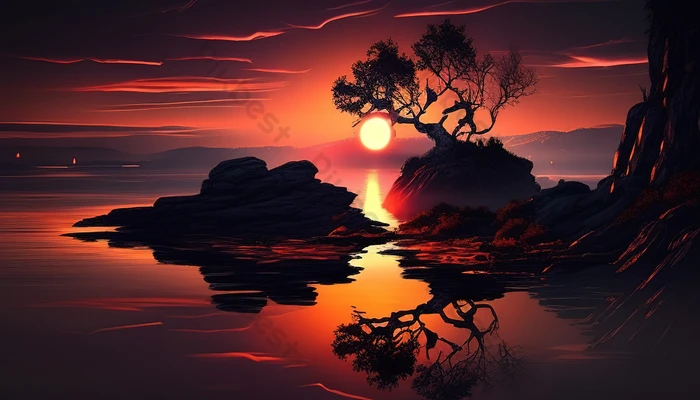
#> input picture image copy.png, 700 x 400 px
$ python main.py
#> lines starting #> are read from the running program, lines starting #| are printed output that depends on the picture

import numpy as np
import cv2
from scipy.ndimage import gaussian_filter
import matplotlib.pyplot as plt
import os
from scipy.signal import convolve2d

RGB_TO_XYZ_PAPER_MATRIX = np.array([
    [0.49000, 0.31000, 0.20000],
    [0.17697, 0.81240, 0.01063],
    [0.00000, 0.01000, 0.99000]
])

# Tính ma trận nghịch đảo XYZ -> RGB từ ma trận Paper
XYZ_TO_RGB_PAPER_MATRIX = np.linalg.inv(RGB_TO_XYZ_PAPER_MATRIX)
def rgb_to_xyz(rgb):
    M = RGB_TO_XYZ_PAPER_MATRIX
    shape = rgb.shape
    rgb = rgb.astype(np.float64)
    rgb_flat = rgb.reshape(-1, 3)
    xyz_flat = rgb_flat @ M.T
    return xyz_flat.reshape(shape)

def xyz_to_rgb(xyz):
    M_inv = XYZ_TO_RGB_PAPER_MATRIX
    shape = xyz.shape
    xyz_flat = xyz.reshape(-1, 3)
    rgb_flat = xyz_flat @ M_inv.T
    return np.clip(rgb_flat.reshape(shape), 0, 1)

def xyz_to_xyY(xyz):
    X, Y, Z = xyz[..., 0], xyz[..., 1], xyz[..., 2]
    denom = X + Y + Z
    with np.errstate(divide='ignore', invalid='ignore'):
        x = np.divide(X, denom)
        y = np.divide(Y, denom)
        x = np.nan_to_num(x)
        y = np.nan_to_num(y)
    return np.stack((x, y, Y), axis=-1)

def xyY_to_xyz(xyY):
    x, y, Y = xyY[..., 0], xyY[..., 1], xyY[..., 2]
    with np.errstate(divide='ignore', invalid='ignore'):
        X = np.divide(x * Y, y)
        X = np.nan_to_num(X, nan=0.0, posinf=0.0, neginf=0.0)
        Z = np.divide((1 - x - y) * Y, y)
        Z = np.nan_to_num(Z, nan=0.0, posinf=0.0, neginf=0.0)
    return np.stack((X, Y, Z), axis=-1)

# [24 lines of commented-out code are left out]

import numpy as np
from scipy.signal import convolve2d

# [13 lines of commented-out code are left out]

def add_salt_and_pepper_noise(rgb_image, amount=0.005):
    img = rgb_image.copy()
    h, w, _ = img.shape
    num_noise = int(amount * h * w)

    # Muối (white)
    ys = np.random.randint(0, h, num_noise)
    xs = np.random.randint(0, w, num_noise)
    img[ys, xs] = 255

    # Tiêu (black)
    ys = np.random.randint(0, h, num_noise)
    xs = np.random.randint(0, w, num_noise)
    img[ys, xs] = 0

    return img

def gaussian_kernel_2d(size=7, sigma=2):
    kernel_1d = cv2.getGaussianKernel(ksize=size, sigma=sigma)

    kernel_2d = kernel_1d @ kernel_1d.T  # equivalent to np.outer(kernel_1d, kernel_1d)
    return kernel_2d

def convolve_channel(channel, kernel):
    return convolve2d(channel, kernel, mode='same', boundary='symm')

def xyY_filter_paper(xyy_image,  sigma=2, filter_x=True, filter_y=True):
    x, y, Y = xyy_image[..., 0], xyy_image[..., 1], xyy_image[..., 2]
    kernel = gaussian_kernel_2d(size=7, sigma=sigma)

    # Tránh chia cho 0 trong w = Y / y
    w = Y / (y)

    denom = convolve_channel(w, kernel)

    # Lọc x
    if filter_x:
        num_x = convolve_channel(x * w, kernel)
        x_g = num_x / (denom)
    else:
        x_g = x

    # Lọc y
    if filter_y:
        num_y = convolve_channel(y * w, kernel)
        y_g = num_y / (denom)
    else:
        y_g = y

    return np.stack((x_g, y_g, Y), axis=-1)


# [27 lines of commented-out code are left out]
def calculate_relative_energy(rgb_image_uint8):
    rgb_image_float = rgb_image_uint8.astype(np.float64) / 255.0
    energies = []
    for i in range(3):
        channel = rgb_image_float[..., i]
        fft_channel = np.fft.fft2(channel)
        energy = np.sum(np.abs(fft_channel)**2)
        energies.append(energy)
    total_energy = np.sum(energies)
    if total_energy == 0: return [0.0, 0.0, 0.0]
    relative_energies = [e / total_energy for e in energies]
    return relative_energies

def plot_chromaticity_diagram(ax, x_coords, y_coords, title):
    x_flat = x_coords.flatten(); y_flat = y_coords.flatten()
    valid_indices = np.isfinite(x_flat) & np.isfinite(y_flat)
    ax.scatter(x_flat[valid_indices], y_flat[valid_indices], s=1, alpha=0.1, marker='.')
    ax.set_xlim(0, 0.8); ax.set_ylim(0, 0.9)
    ax.set_xlabel('x'); ax.set_ylabel('y'); ax.set_title(title)
    ax.grid(True, linestyle=':', alpha=0.5); ax.set_aspect('equal', adjustable='box')

if __name__ == "__main__":
    input_filename = "image copy.png"
    output_dir = "ouput"
    sigma_paper = 2.0
    sigma_naive = 10.0

    os.makedirs(output_dir, exist_ok=True)

    try:
        img_bgr = cv2.imread(input_filename,1)
#> img_bgr is the input picture: shape (400, 700, 3); mean B, G, R 37.7, 36.3, 75.8
        # img_noisy_gauss = add_gaussian_noise(img_bgr, mean=0.0, sigma=0.05)
        img_noisy_sp = add_salt_and_pepper_noise(img_bgr, amount=0.2)
#> in add_salt_and_pepper_noise, `img[ys, xs] = 0`:
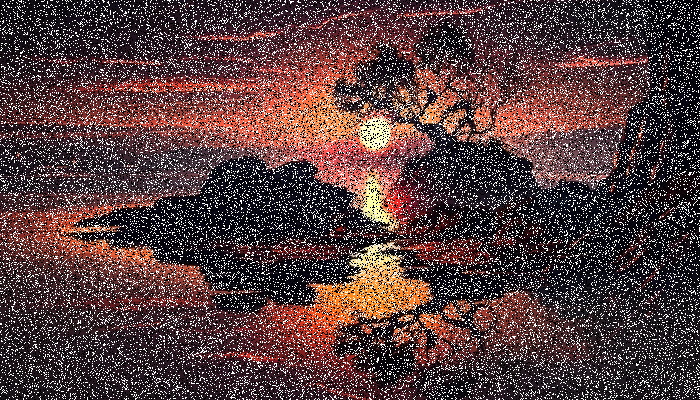
#> img: shape (400, 700, 3); mean B, G, R 63.2, 62.3, 88.7
        # if img_bgr is None: raise FileNotFoundError(f"Không thể đọc file ảnh: {input_filename}.")
        img_rgb_matrix = cv2.cvtColor(img_noisy_sp, cv2.COLOR_BGR2RGB)
        # print(f"Đã đọc ảnh: '{input_filename}', kích thước: {img_rgb_matrix.shape}")
    except FileNotFoundError as e: print(e); exit()
    except Exception as e: print(f"Lỗi khi đọc ảnh: {e}"); exit()

    print("Chuẩn bị dữ liệu xyY gốc...")
    rgb_float_orig = img_rgb_matrix.astype(np.float64) / 255.0
    xyz_orig = rgb_to_xyz(rgb_float_orig)
    xyy_orig = xyz_to_xyY(xyz_orig)
#> in xyz_to_xyY, `X, Y, Z = xyz[..., 0], xyz[..., 1], xyz[..., 2]`:
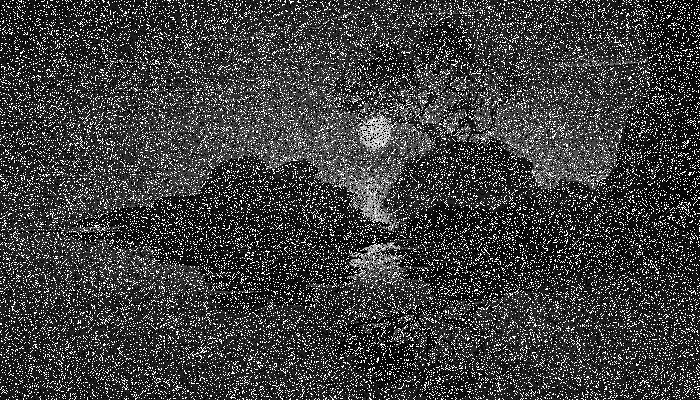
#> Z: shape (400, 700) float64; min 0, max 1, mean 0.248
#> in xyz_to_xyY, `x = np.nan_to_num(x)`:
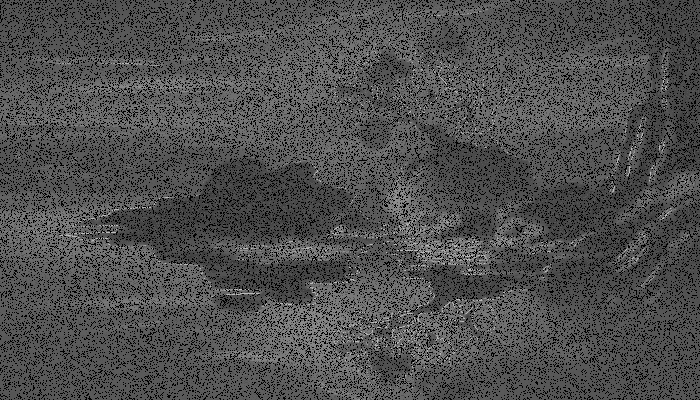
#> x: shape (400, 700) float64; min 0, max 0.735, mean 0.306
#> in xyz_to_xyY, `y = np.nan_to_num(y)`:
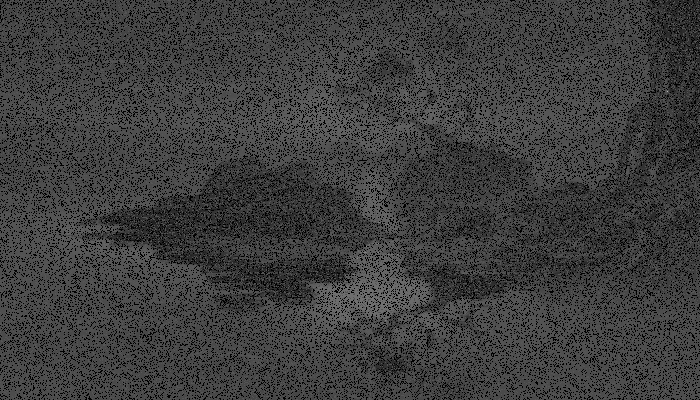
#> y: shape (400, 700) float64; min 0, max 0.717, mean 0.241
#> in xyz_to_xyY, `return np.stack((x, y, Y), axis=-1)`:
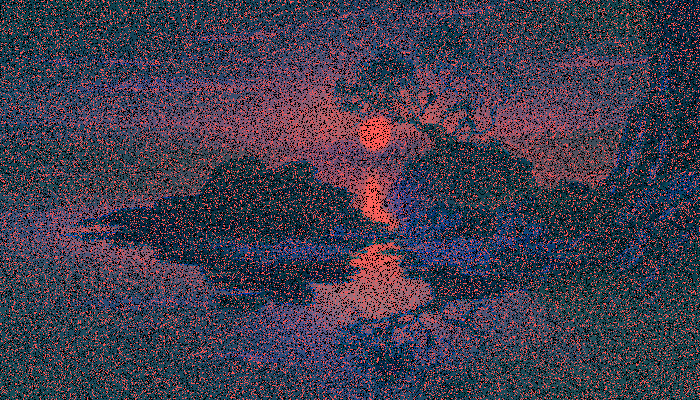
#> returned value: shape (400, 700, 3) float64; mean of channels 0, 1, 2 0.306, 0.241, 0.263; drawn as B, G, R

    print(f"\n--- Phần 1: LỌC THEO PAPER (sigma={sigma_paper}) ---")
    xyy_paper_x = xyY_filter_paper(xyy_orig, sigma=sigma_paper, filter_x=True, filter_y=False)
#> in xyY_filter_paper, `return np.stack((x_g, y_g, Y), axis=-1)`: returned value: shape (400, 700, 3) float64; 33.33% of the values are NaN or infinite; the others: min 0, max 1, mean 0.252
    xyy_paper_y = xyY_filter_paper(xyy_orig, sigma=sigma_paper, filter_x=False, filter_y=True)
#> in xyY_filter_paper (call 2), `return np.stack((x_g, y_g, Y), axis=-1)`: returned value: shape (400, 700, 3) float64; 33.33% of the values are NaN or infinite; the others: min 0, max 1, mean 0.284
    xyy_paper_xy = xyY_filter_paper(xyy_orig, sigma=sigma_paper, filter_x=True, filter_y=True)
#> in xyY_filter_paper (call 3), `return np.stack((x_g, y_g, Y), axis=-1)`: returned value: shape (400, 700, 3) float64; 66.66% of the values are NaN or infinite; the others: min 0, max 1, mean 0.263

    print("Chuyển đổi kết quả Paper về RGB (dùng ma trận nghịch đảo Paper)...")
    rgb_paper_x = (xyz_to_rgb(xyY_to_xyz(xyy_paper_x)) * 255).astype(np.uint8)
#> in xyY_to_xyz, `return np.stack((X, Y, Z), axis=-1)`:
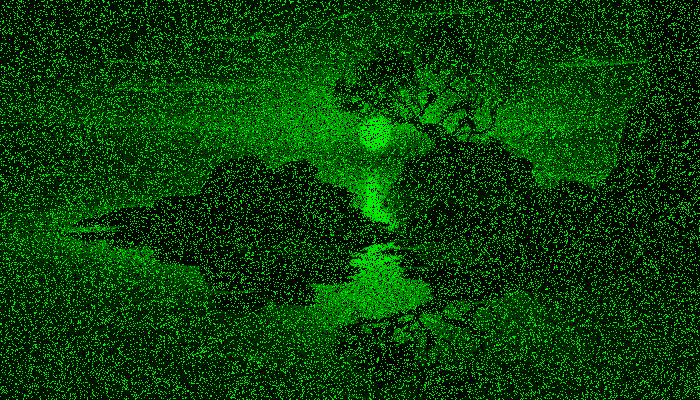
#> returned value: shape (400, 700, 3) float64; mean of channels 0, 1, 2 1.88e-05, 0.263, 1.49e-05; drawn with min black and max white
#> in xyz_to_rgb, `M_inv = XYZ_TO_RGB_PAPER_MATRIX`: M_inv = [[2.36, -0.897, -0.468], [-0.515, 1.43, 0.0888], [0.0052, -0.0144, 1.01]]
#> in xyz_to_rgb, `return np.clip(rgb_flat.reshape(shape), 0, 1)`:
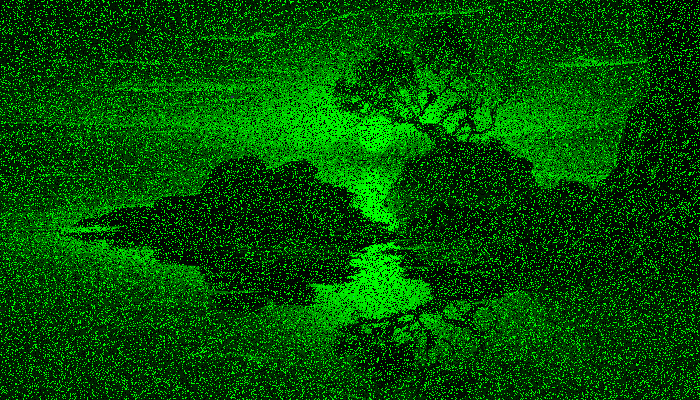
#> returned value: shape (400, 700, 3) float64; mean of channels 0, 1, 2 2.25e-05, 0.309, 1.49e-05; drawn as B, G, R
    rgb_paper_y = (xyz_to_rgb(xyY_to_xyz(xyy_paper_y)) * 255).astype(np.uint8)
    rgb_paper_xy = (xyz_to_rgb(xyY_to_xyz(xyy_paper_xy)) * 255).astype(np.uint8)

    print("Lưu và hiển thị ảnh kết quả Paper...")
    cv2.imwrite(os.path.join(output_dir, f"output_paper_x_s{sigma_paper}.png"), cv2.cvtColor(rgb_paper_x, cv2.COLOR_RGB2BGR))
    cv2.imwrite(os.path.join(output_dir, f"output_paper_y_s{sigma_paper}.png"), cv2.cvtColor(rgb_paper_y, cv2.COLOR_RGB2BGR))
    cv2.imwrite(os.path.join(output_dir, f"output_paper_xy_s{sigma_paper}.png"), cv2.cvtColor(rgb_paper_xy, cv2.COLOR_RGB2BGR))
    fig_paper_imgs, axes_paper_imgs = plt.subplots(2, 2, figsize=(10, 10))
    axes_paper_imgs[0, 0].imshow(img_rgb_matrix); axes_paper_imgs[0, 0].set_title("Original Image"); axes_paper_imgs[0, 0].axis('off')
    axes_paper_imgs[0, 1].imshow(rgb_paper_x); axes_paper_imgs[0, 1].set_title(f"x-filtered (Paper, s={sigma_paper})"); axes_paper_imgs[0, 1].axis('off')
    axes_paper_imgs[1, 0].imshow(rgb_paper_y); axes_paper_imgs[1, 0].set_title(f"y-filtered (Paper, s={sigma_paper})"); axes_paper_imgs[1, 0].axis('off')
    axes_paper_imgs[1, 1].imshow(rgb_paper_xy); axes_paper_imgs[1, 1].set_title(f"xy-filtered (Paper, s={sigma_paper})"); axes_paper_imgs[1, 1].axis('off')
    fig_paper_imgs.suptitle(f'Paper Method Results (Y unfiltered)', fontsize=14)
    plt.tight_layout(rect=[0, 0.03, 1, 0.95]);
    # plt.show(block=False)

    print("\nTính Rho values cho phương pháp Paper...")
    rho_original = calculate_relative_energy(img_rgb_matrix)
#> the loop in calculate_relative_energy, `for i in range(3):` made 3 passes
#> energy on passes 1 to 3: 2.04e+10, 1.38e+10, 1.32e+10
#> after the loop in calculate_relative_energy, `for i in range(3):`: energies = [2.04e+10, 1.38e+10, 1.32e+10]
#> in calculate_relative_energy, `total_energy = np.sum(energies)`: total_energy = 4.74e+10
#> in calculate_relative_energy, `relative_energies = [e / total_energy for e in energies]`: relative_energies = [0.43, 0.291, 0.279]
#> rho_original = [0.43, 0.291, 0.279]
    rho_paper_x = calculate_relative_energy(rgb_paper_x)
#> the loop in calculate_relative_energy (call 2), `for i in range(3):` made 3 passes
#> energy on passes 1 to 3: 908315.3, 1.72e+10, 415575.5
#> rho_paper_x = [5.29e-05, 1, 2.42e-05]
    rho_paper_y = calculate_relative_energy(rgb_paper_y)
#> rho_paper_y = [6.9e-05, 1, 2.27e-05]
    rho_paper_xy = calculate_relative_energy(rgb_paper_xy)
#> rho_paper_xy = [5.4e-05, 1, 2.5e-05]
    print(f"Original:      rho_R={rho_original[0]:.4f}, rho_G={rho_original[1]:.4f}, rho_B={rho_original[2]:.4f}")
#| Original:      rho_R=0.4296, rho_G=0.2911, rho_B=0.2793
    print(f"x-filtered (P): rho_R={rho_paper_x[0]:.4f}, rho_G={rho_paper_x[1]:.4f}, rho_B={rho_paper_x[2]:.4f}")
#| x-filtered (P): rho_R=0.0001, rho_G=0.9999, rho_B=0.0000
    print(f"y-filtered (P): rho_R={rho_paper_y[0]:.4f}, rho_G={rho_paper_y[1]:.4f}, rho_B={rho_paper_y[2]:.4f}")
#| y-filtered (P): rho_R=0.0001, rho_G=0.9999, rho_B=0.0000
    print(f"xy-filtered (P):rho_R={rho_paper_xy[0]:.4f}, rho_G={rho_paper_xy[1]:.4f}, rho_B={rho_paper_xy[2]:.4f}")
#| xy-filtered (P):rho_R=0.0001, rho_G=0.9999, rho_B=0.0000


    print("Vẽ biểu đồ sắc độ Paper...")
    fig_paper_chroma, axes_paper_chroma = plt.subplots(1, 4, figsize=(18, 5))
    plot_chromaticity_diagram(axes_paper_chroma[0], xyy_orig[..., 0], xyy_orig[..., 1], "Original Image")
    plot_chromaticity_diagram(axes_paper_chroma[1], xyy_paper_x[..., 0], xyy_paper_x[..., 1], f"x-filtered (Paper, s={sigma_paper})")
    plot_chromaticity_diagram(axes_paper_chroma[2], xyy_paper_y[..., 0], xyy_paper_y[..., 1], f"y-filtered (Paper, s={sigma_paper})")
    plot_chromaticity_diagram(axes_paper_chroma[3], xyy_paper_xy[..., 0], xyy_paper_xy[..., 1], f"xy-filtered (Paper, s={sigma_paper})")
    fig_paper_chroma.suptitle(f'xy Chromaticity Diagrams (Paper Method)', fontsize=14)
    plt.tight_layout(rect=[0, 0.03, 1, 0.95]);
    # plt.show(block=False)
    paper_chroma_filename = f"chromaticity_paper_s{sigma_paper}.png"
    fig_paper_chroma.savefig(os.path.join(output_dir, paper_chroma_filename))
    print(f"Đã lưu biểu đồ sắc độ Paper: {os.path.join(output_dir, paper_chroma_filename)}")

    # [37 lines of commented-out code are left out]
    naive_chroma_filename = f"chromaticity_naive_s{sigma_naive}.png"
    # fig_naive_chroma.savefig(os.path.join(output_dir, naive_chroma_filename))
    print(f"Đã lưu biểu đồ sắc độ Naive: {os.path.join(output_dir, naive_chroma_filename)}")
    # Lưu ảnh nhiễu Gaussian
    # gauss_filename = os.path.join(output_dir, f"noisy_gaussian_s{sigma_paper}.png")
    # cv2.imwrite(gauss_filename, cv2.cvtColor(img_noisy_gauss, cv2.COLOR_RGB2BGR))
    # print(f"Đã lưu ảnh nhiễu Gaussian: {gauss_filename}")

    # Lưu ảnh nhiễu Salt & Pepper
    sp_filename = os.path.join(output_dir, f"noisy_saltpepper_a{0.005}.png")
    cv2.imwrite(sp_filename, cv2.cvtColor(img_noisy_sp, cv2.COLOR_RGB2BGR))
    print(f"Đã lưu ảnh nhiễu Salt & Pepper: {sp_filename}")


    # print("\nĐóng tất cả cửa sổ hình ảnh để kết thúc chương trình.")
    # plt.show() # Giữ các cửa sổ plot mở

    print("\nProcessing complete.")

$ run again, with image.png copied over image copy.png
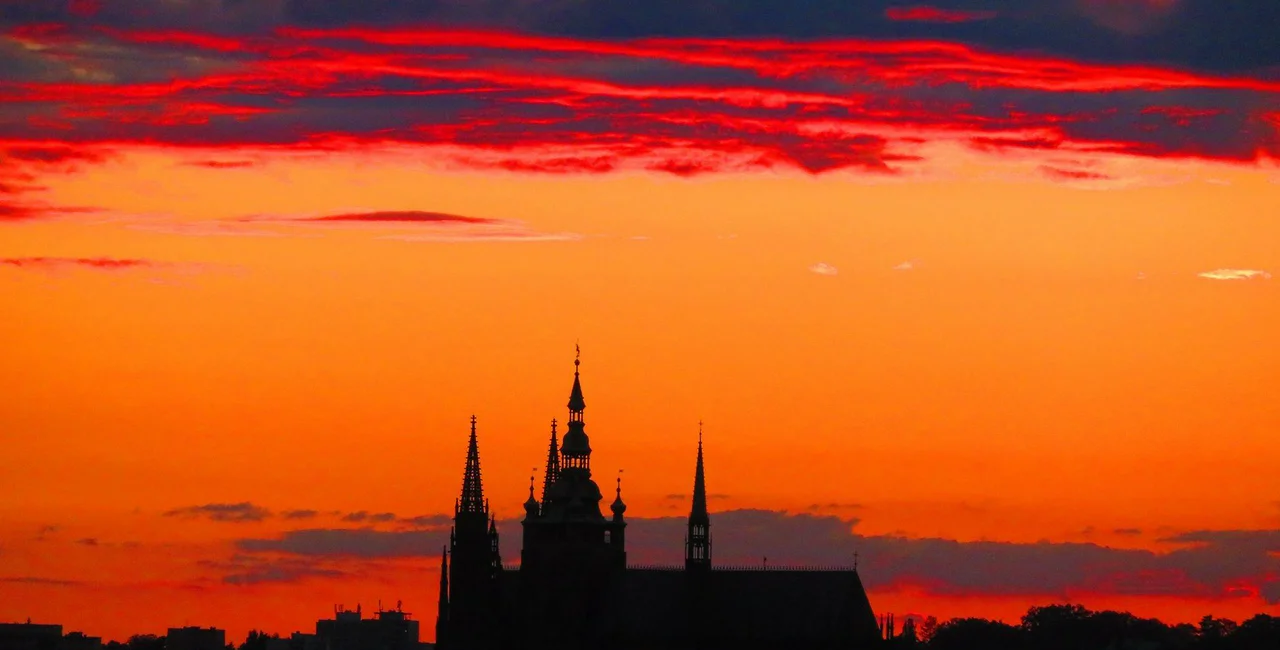
#> input picture image.png, 1280 x 650 px
#> img_bgr is the input picture: shape (650, 1280, 3); mean B, G, R 32.1, 80.2, 190.2
#> in xyz_to_xyY, `y = np.nan_to_num(y)`:
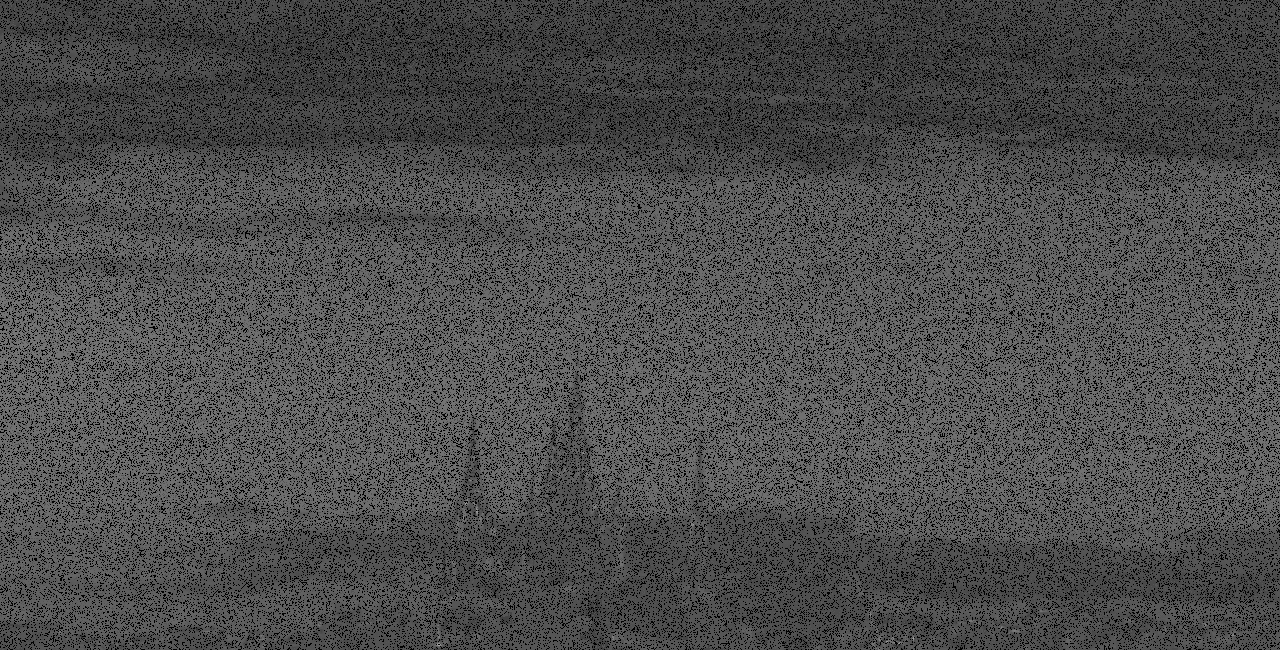
#> y: shape (650, 1280) float64; min 0, max 0.717, mean 0.296
#> in xyY_to_xyz, `return np.stack((X, Y, Z), axis=-1)`:
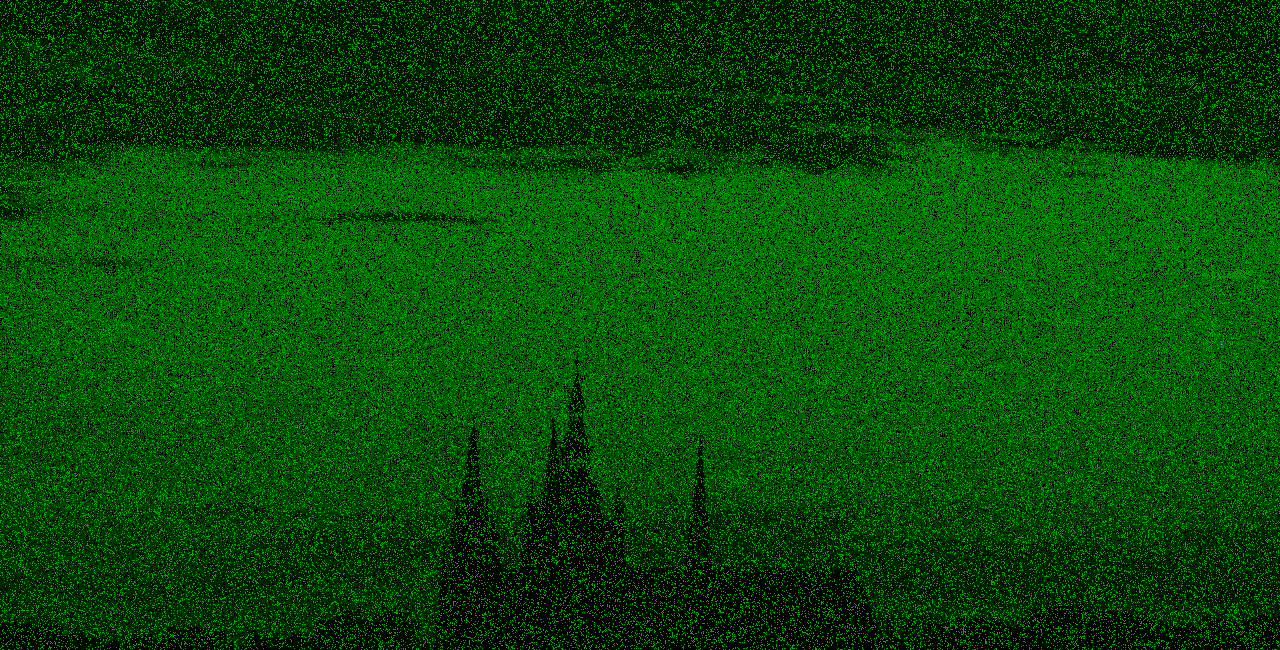
#> returned value: shape (650, 1280, 3) float64; mean of channels 0, 1, 2 3.79e-05, 0.409, 2.26e-05; drawn with min black and max white
#> M_inv = [[2.36, -0.897, -0.468], [-0.515, 1.43, 0.0888], [0.0052, -0.0144, 1.01]]
#> the loop in calculate_relative_energy, `for i in range(3):` made 3 passes
#> energy on passes 1 to 3: 4.11e+11, 1.67e+11, 1.14e+11
#> after the loop in calculate_relative_energy, `for i in range(3):`: energies = [4.11e+11, 1.67e+11, 1.14e+11]
#> total_energy = 6.92e+11
#> relative_energies = [0.594, 0.241, 0.165]
#> the loop in calculate_relative_energy (call 2), `for i in range(3):` made 3 passes
#> energy on passes 1 to 3: 20467699, 2.85e+11, 6840671.4
#> rho_paper_x = [7.19e-05, 1, 2.4e-05]
#> rho_paper_y = [8.94e-05, 1, 2.75e-05]
#> rho_paper_xy = [7.65e-05, 1, 2.13e-05]
#| Original:      rho_R=0.5938, rho_G=0.2408, rho_B=0.1654
#| x-filtered (P): rho_R=0.0001, rho_G=0.9999, rho_B=0.0000
#| y-filtered (P): rho_R=0.0001, rho_G=0.9999, rho_B=0.0000
#| xy-filtered (P):rho_R=0.0001, rho_G=0.9999, rho_B=0.0000

$ run again, with image2.png copied over image copy.png
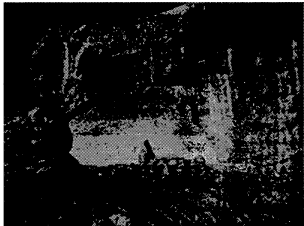
#> input picture image2.png, 304 x 226 px
#> img_bgr is the input picture: shape (226, 304, 3); min 0, max 255, mean 25.6
#> M_inv = [[2.36, -0.897, -0.468], [-0.515, 1.43, 0.0888], [0.0052, -0.0144, 1.01]]
#> in xyz_to_rgb, `return np.clip(rgb_flat.reshape(shape), 0, 1)`:
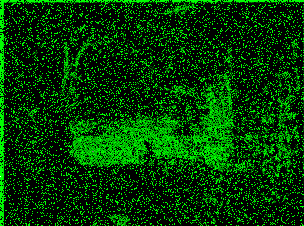
#> returned value: shape (226, 304, 3) float64; mean of channels 0, 1, 2 2.81e-05, 0.239, 2.81e-05; drawn as B, G, R
#> after the loop in calculate_relative_energy, `for i in range(3):`: energies = [877104060, 877104060, 877104060]
#> total_energy = 2.63e+09
#> relative_energies = [0.333, 0.333, 0.333]
#> the loop in calculate_relative_energy (call 2), `for i in range(3):` made 3 passes
#> energy on passes 1 to 3: 98262.8, 997204089.1, 98530.1
#> pass 2, in calculate_relative_energy (call 2), `channel = rgb_image_float[..., i]`:
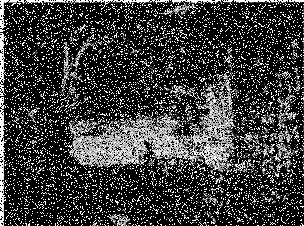
#> channel: shape (226, 304) float64; min 0, max 1, mean 0.239
#> after the loop in calculate_relative_energy (call 2), `for i in range(3):`: energies = [98262.8, 997204089.1, 98530.1]
#> total_energy = 997400882.1
#> relative_energies = [9.85e-05, 1, 9.88e-05]
#> rho_paper_y = [9.82e-05, 1, 9.88e-05]
#> rho_paper_xy = [9.88e-05, 1, 9.8e-05]
#| Original:      rho_R=0.3333, rho_G=0.3333, rho_B=0.3333
#| x-filtered (P): rho_R=0.0001, rho_G=0.9998, rho_B=0.0001
#| y-filtered (P): rho_R=0.0001, rho_G=0.9998, rho_B=0.0001
#| xy-filtered (P):rho_R=0.0001, rho_G=0.9998, rho_B=0.0001
